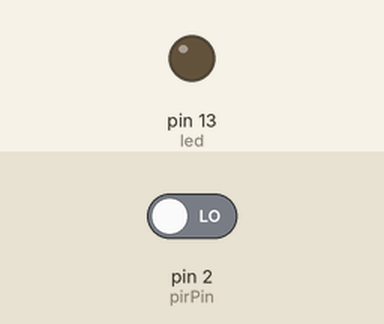
Simulated run of this sketch. Board: Arduino Uno, built with avr-gcc and run on an emulated ATmega328P. Shown: output pins drawn as LEDs (lit = HIGH). The inputs (shaded band) are chosen by the test bench; at power-on: pin 2 (pirPin) LOW.

Above: at 1.2 s.
1.3 s: pin 2 (pirPin) driven HIGH
At 1.6 s:
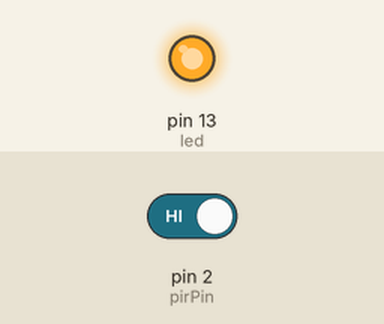
2.8 s: pin 2 (pirPin) driven LOW
At 3.9 s:
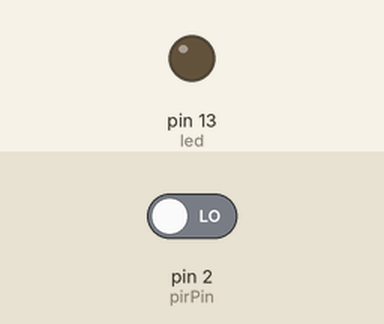
Timing chart, 0 to 5.8 s (numbered marks = the images above; inputs shaded):
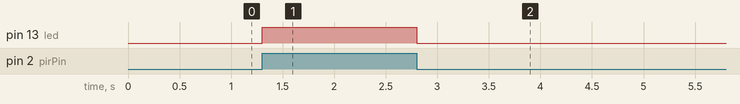

Measured:
- after the input at 1.3 s, pin 13 (led): LOW → HIGH at once
- after the input at 2.8 s, pin 13 (led): HIGH → LOW at once

The sketch:

PIR_Sensoru.ino
```cpp
/*
MERAKLI MÜHENDİS YOUTUBE KANALI

Youtube Kanalı için - https://bit.ly/2AEP5bf
Facebook Sayfası için - https://bit.ly/3qVqAMC
Discord Kanalımıza GEL! - https://bit.ly/347FlSp

Tüm sorularınızı discord kanalımızdan sorabilirsiniz. Orası teknik servis gibi :)
*/

const int led = 13;
const int pirPin = 2;
int pirDeger;

void setup() {
pinMode(pirPin, INPUT);
pinMode(led, OUTPUT);
}

void loop() {

pirDeger = digitalRead(pirPin);
if (pirDeger == HIGH) // hareket algılandığında
{
digitalWrite(led, HIGH);
}
if (pirDeger == LOW) // hareket algılanmadığında
{
digitalWrite(led, LOW);
}
}
```
